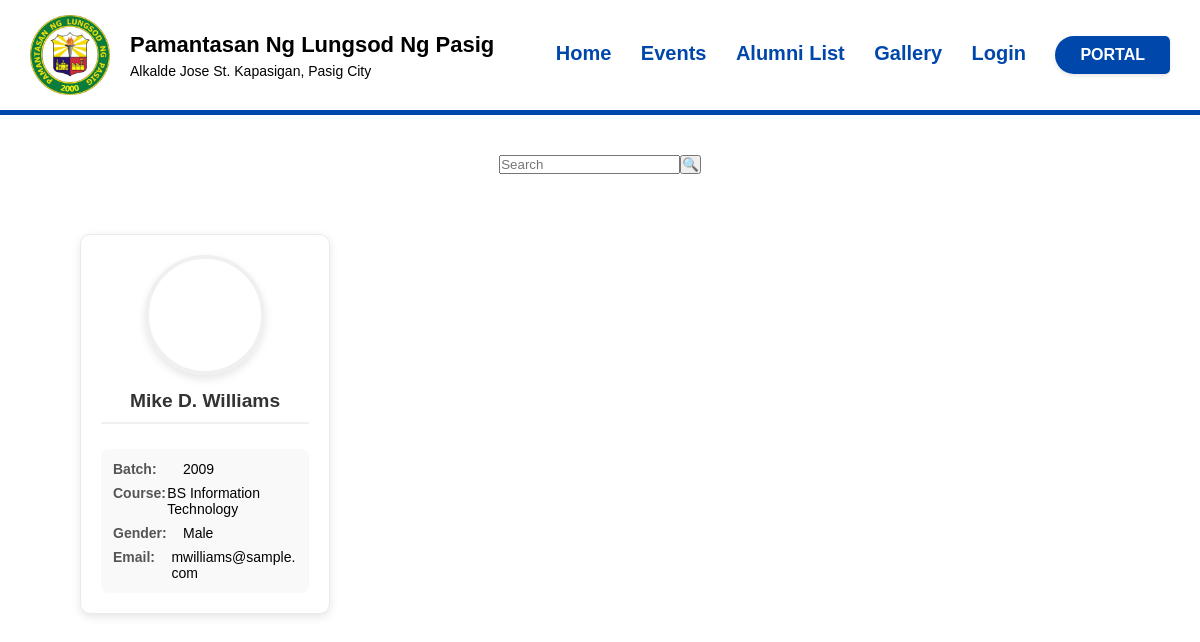
The page /alumni-list.PHP on the database its author committed.
### tables this page shows
CREATE TABLE `alumnus_bio` (
  `alumni_id` int(30) NOT NULL,
  `firstname` varchar(200) NOT NULL,
  `middlename` varchar(200) NOT NULL,
  `lastname` varchar(200) NOT NULL,
  `gender` varchar(10) NOT NULL,
  `batch` year(4) NOT NULL,
  `course_id` int(30) NOT NULL,
  `email` varchar(250) NOT NULL,
  `connected_to` tinyint(1) NOT NULL,
  `avatar` text NOT NULL,
  `status` tinyint(1) NOT NULL DEFAULT 0 COMMENT '0= Unverified, 1= Verified',
  `date_created` date NOT NULL DEFAULT current_timestamp()
);

CREATE TABLE `courses` (
  `id` int(30) NOT NULL,
  `course` text NOT NULL,
  `about` text NOT NULL
);

### alumni-list.PHP (the view, shortened to what this page needs)
<?php
include 'config.php';
$search = isset($_GET['search']) ? mysqli_real_escape_string($conn, $_GET['search']) : '';
$search_condition = '';
$query = "SELECT alumnus_bio.*, courses.course as course_name FROM alumnus_bio
          LEFT JOIN courses ON alumnus_bio.course_id = courses.id"
          . $search_condition . " ORDER BY alumnus_bio.lastname ASC";
$result = mysqli_query($conn, $query);
?>
<!DOCTYPE html>
<html>
 <head>
      <link rel="stylesheet" href="css/style.css" />
      <link rel="stylesheet" href="css/alumni-list.css" />
 </head>
    <body>
    <nav class="navbar">
    <div class="navdiv">
      <div class="header-left">
        <img src="images/plp-logo.png" alt="PLP Logo" class="logo" />
        <div>
          <h1>Pamantasan Ng Lungsod Ng Pasig</h1>
          <p>Alkalde Jose St. Kapasigan, Pasig City</p>
        </div>
      </div>
      <ul>
        <li><a href="index.php">Home</a></li>
        <li><a href="#">Events</a></li>
        <li><a href="alumni-list.php">Alumni List</a></li>
        <li><a href="#">Gallery</a></li>
        <?php if(isset($_SESSION['logged_in']) && $_SESSION['logged_in']): ?>
          <li><a href="logout.php">Logout</a></li>
        <?php else: ?>
          <li><a href="home.php">Login</a></li>
        <?php endif; ?>
        <li class="portal-label">PORTAL</li>
      </ul>
     </div>
   </nav>
   <div>
   <form class="search" method="GET" action="">
      <input type="text" name="search" placeholder="Search" value="<?php echo htmlspecialchars($search); ?>"/>
      <button type="submit"><span>&#128269</span></button>
   </form>
   </div>
   <div class="grid">
      <?php if (mysqli_num_rows($result) > 0): ?>
        <?php while ($row = mysqli_fetch_assoc($result)): ?>
          <div class="student-info">
             <div class="avatar" style="background-image: url('images/<?php echo $row['avatar'] ? htmlspecialchars($row['avatar']) : 'avatar.png'; ?>')"></div>
             <h3><?php echo htmlspecialchars($row['firstname'] . ' ' .
                (!empty($row['middlename']) ? substr($row['middlename'], 0, 1) . '. ' : '') .
                $row['lastname']); ?>
             </h3>
             <div class="info-container">
                <div class="info-row">
                  <span>Batch:</span> <?php echo htmlspecialchars($row['batch']); ?>
                </div>
                <div class="info-row">
                  <span>Course:</span> <?php echo htmlspecialchars($row['course_name'] ?? 'Not specified'); ?>
                </div>
                <div class="info-row">
                  <span>Gender:</span> <?php echo htmlspecialchars($row['gender']); ?>
                </div>
                <div class="info-row email">
                  <span>Email:</span> <?php echo htmlspecialchars($row['email']); ?>
                </div>
             </div>
          </div>
        <?php endwhile; ?>
      <?php else: ?>
        <p style="text-align: center; width: 100%;">No alumni found</p>
      <?php endif; ?>
   </div>
    </body>
</html>

### css/style.css (style rules this page uses)
* { margin: 0; padding: 0; box-sizing: border-box; }
body { font-family: 'Arial', sans-serif; background: #ffffff; color: #000; }
.header-left { display: flex; align-items: center; gap: 20px; }
.logo { width: 80px; height: 80px; }
.header-left h1 { font-size: 22px; font-weight: bold; }
.header-left p { font-size: 14px; margin-top: 5px; }
.portal-label { background-color: #0047AB; color: white; padding: 10px 25px; font-weight: bold; font-size: 16px; border-top-left-radius: 30px; border-bottom-left-radius: 30px; border-top-right-radius: 8px; border-bottom-right-radius: 8px; box-shadow: 0 2px 4px rgba(0,0,0,0.1); }
form { width: 100%; }
* { text-decoration: none; }
.navbar { background: #fff; padding: 15px 30px; border-bottom: 5px solid #0047AB; }
.navdiv { display: flex; align-items: center; justify-content: space-between; }
li { list-style: none; display: inline-block; }
li a { color: #0047AB; font-size: 20px; font-weight: bold; margin-right: 25px; }
.search { padding: 20px; display: flex; justify-content: center; margin-bottom: 30px; }
.grid { display: grid; grid-template-columns: repeat(auto-fit,minmax(250px,1fr)); gap: 20px; justify-items: center; }
.student-info { background: #76c7f0; border-radius: 20px; padding: 20px; width: 250px; text-align: left; display: flex; justify-content: space-between; align-items: center; }
.student-info h3 { color: #fff; font-weight: bold; border-bottom: 2px solid #fff; margin: 0px; padding-bottom: 5px; }
.avatar { width: 80px; height: 80px; background-image: url(images/avatar.png); border-radius: 50%; background-size: cover; background-position: center; }

### css/alumni-list.css (style rules this page uses)
.grid { display: grid; grid-template-columns: repeat(auto-fill, minmax(280px, 1fr)); gap: 25px; padding: 20px; max-width: 1200px; margin: 0 auto; }
.student-info { background: #fff; border-radius: 10px; box-shadow: 0 3px 10px rgba(0,0,0,0.1); padding: 20px; transition: all 0.3s ease; display: flex; flex-direction: column; align-items: center; border: 1px solid #eaeaea; }
.avatar { width: 120px; height: 120px; border-radius: 50%; background-size: cover; background-position: center; margin: 0 auto 15px; border: 4px solid #f0f0f0; box-shadow: 0 4px 8px rgba(0,0,0,0.1); }
.student-info h3 { margin: 0 0 15px; text-align: center; font-size: 1.2rem; color: #333; font-weight: 600; padding-bottom: 10px; border-bottom: 2px solid #f0f0f0; width: 100%; }
.info-container { width: 100%; background-color: #f9f9f9; border-radius: 8px; padding: 12px; margin-top: 10px; }
.info-row { margin-bottom: 8px; font-size: 14px; display: flex; align-items: baseline; }
.info-row:last-child { margin-bottom: 0; }
.info-row span { font-weight: bold; width: 70px; color: #555; }
.email { word-break: break-all; }
.search { max-width: 500px; margin: 20px auto; }

### rows shown on the page
alumnus_bio: firstname+middlename+lastname "Mike D. Williams", batch "2009", course.course "BS Information Technology", gender "Male", email "mwilliams@sample.com"
